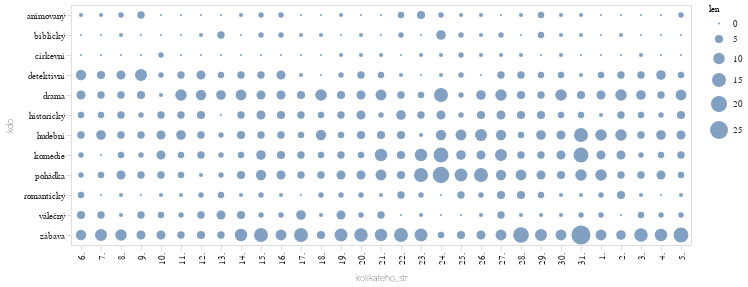

Write notebook code for a chart like this one.
### Code cell
do_grafu3 = pl.concat(
    [
        najdi_cloveka("komedi","komedie"),
        najdi_cloveka("drama","drama"),
        najdi_cloveka("zábavn","zábava"),
        najdi_cloveka("pohádk","pohádka"),
        najdi_cloveka("hudební","hudební"),
        najdi_cloveka("romantick","romantický"),
        najdi_cloveka("válečn","válečný"),
        najdi_cloveka("historick","historický"),
        najdi_cloveka("církevn","církevní"),
        najdi_cloveka("bibl","biblický"),
        najdi_cloveka("animovan","animovaný"),
        najdi_cloveka("detektiv","detektivní"),
    ]
)

alt.Chart(
    do_grafu3
).mark_circle(
).encode(
    alt.X("kolikateho_str:N",sort=poradi_dat),
    alt.Y("kdo:N"),
    alt.Size("len:Q")
)

### Figure 1 — Vega-Lite specification as saved in the notebook (floating-point values rounded to 4 significant figures; data arrays with more than 128 entries replaced by an {"elided": "..."} marker saying what was removed)
{"config": {"title": {"font": "Noticia Text", "fontSize": 11.5, "anchor": "start", "lineHeight": 19, "fontWeight": "bolder", "subtitleFont": "Noticia Text", "subtitleFontSize": 10, "subtitleLineHeight": 15, "subtitlePadding": 10, "dy": -10, "color": "#292829", "subtitleColor": "#292829"}, "axis": {"labelFont": "Asap", "titleFont": "Asap", "fontWeight": "lighter", "titleFontWeight": "lighter", "labelFontSize": 9, "titleFontSize": 9, "labelPadding": 2, "titlePadding": 9, "domainOpacity": 0, "tickColor": "#DCDDD6", "labelColor": "#292829"}, "legend": {"labelFont": "Asap", "labelFontWeight": "normal", "titleFont": "Asap", "titleFontWeight": "normal", "labelFontSize": 9, "titleFontSize": 9, "labelColor": "#292829"}}, "data": {"name": "data-c50e787dd2d69f36a7a0d9c752998c89"}, "mark": {"type": "circle"}, "encoding": {"size": {"field": "len", "type": "quantitative"}, "x": {"field": "kolikateho_str", "sort": ["6.", "7.", "8.", "9.", "10.", "11.", "12.", "13.", "14.", "15.", "16.", "17.", "18.", "19.", "20.", "21.", "22.", "23.", "24.", "25.", "26.", "27.", "28.", "29.", "30.", "31.", "1.", "2.", "3.", "4.", "5."], "type": "nominal"}, "y": {"field": "kdo", "type": "nominal"}}, "$schema": "https://vega.github.io/schema/vega-lite/v5.8.0.json", "datasets": {"data-c50e787dd2d69f36a7a0d9c752998c89": {"elided": "372 records"}}}
